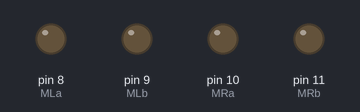
A sketch run on a simulated Arduino Uno, built with avr-gcc and run on an emulated ATmega328P. Parts: output pins drawn as LEDs (lit = HIGH).

Above: at 0.5 s.
At 2.0 s:
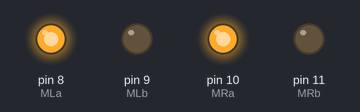
At 4.0 s:
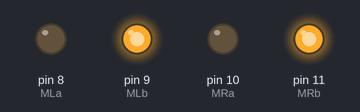
At 6.0 s:
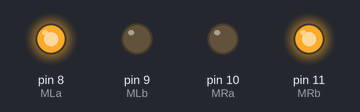
At 8.0 s:
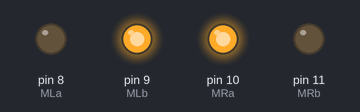
Timing chart, 0 to 11.7 s (numbered marks = the images above):
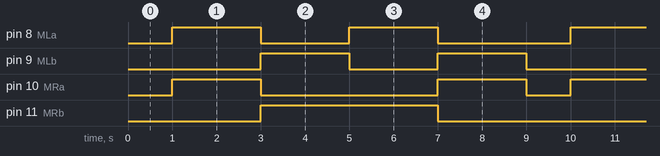

The sketch:

Build_a_Motion_Robot.ino
```cpp
// the setup function runs once when you press reset or power the board
#define MLa 8 //left motor 1st pin
#define MLb 9 //left motor 2nd pin
#define MRa 10 //right motor 1st pin
#define MRb 11 //left motor 2nd pin

void setup() {
  pinMode(MLa, OUTPUT);
  pinMode(MLb, OUTPUT);
  pinMode(MRa, OUTPUT);
  pinMode(MRb, OUTPUT);
}

// Stop both the motors
void loop() {
  digitalWrite(MLa, LOW);
  digitalWrite(MLb, LOW);
  digitalWrite(MRa, LOW);
  digitalWrite(MRb, LOW);
  delay(1000); //wait for 1 second // //Rotate both Motors in Forward Direction//
  digitalWrite(MLa, HIGH);
  digitalWrite(MLb, LOW);
  digitalWrite(MRa, HIGH);
  digitalWrite(MRb, LOW);
  delay(2000); //wait for 1 second // //Rotate both Motors in Backword Direction//
  digitalWrite(MLa, LOW);
  digitalWrite(MLb, HIGH);
  digitalWrite(MRa, LOW);
  digitalWrite(MRb, HIGH);
  delay(2000); //wait for 1 second // //Rotate robot in Right Direction//
  digitalWrite(MLa, HIGH); //Rotate left motor in fwd direction
  digitalWrite(MLb, LOW);
  digitalWrite(MRa, LOW); //Rotate right motor in back direction
  digitalWrite(MRb, HIGH);
  delay(2000); //wait for 1 second // //Rotate robot in left Direction
  digitalWrite(MLa, LOW); //Rotate left motor in fwd direction
  digitalWrite(MLb, HIGH);
  digitalWrite(MRa, HIGH); //Rotate right motor in back direction
  digitalWrite(MRb, LOW);
  delay(2000); //wait for 1 second // //Rotate robot in left Direction

}
```

Measured:
- by itself, pin 8 (MLa), pin 9 (MLb): repeats every 9.0 s: LOW 2.0 s, HIGH 2.0 s, LOW 3.0 s, HIGH 2.0 s
- by itself, pin 10 (MRa): repeats every 9.0 s: LOW 4.0 s, HIGH 2.0 s, LOW 1.0 s, HIGH 2.0 s
- by itself, pin 11 (MRb): alternates HIGH for 4.0 s and LOW for 5.0 s
